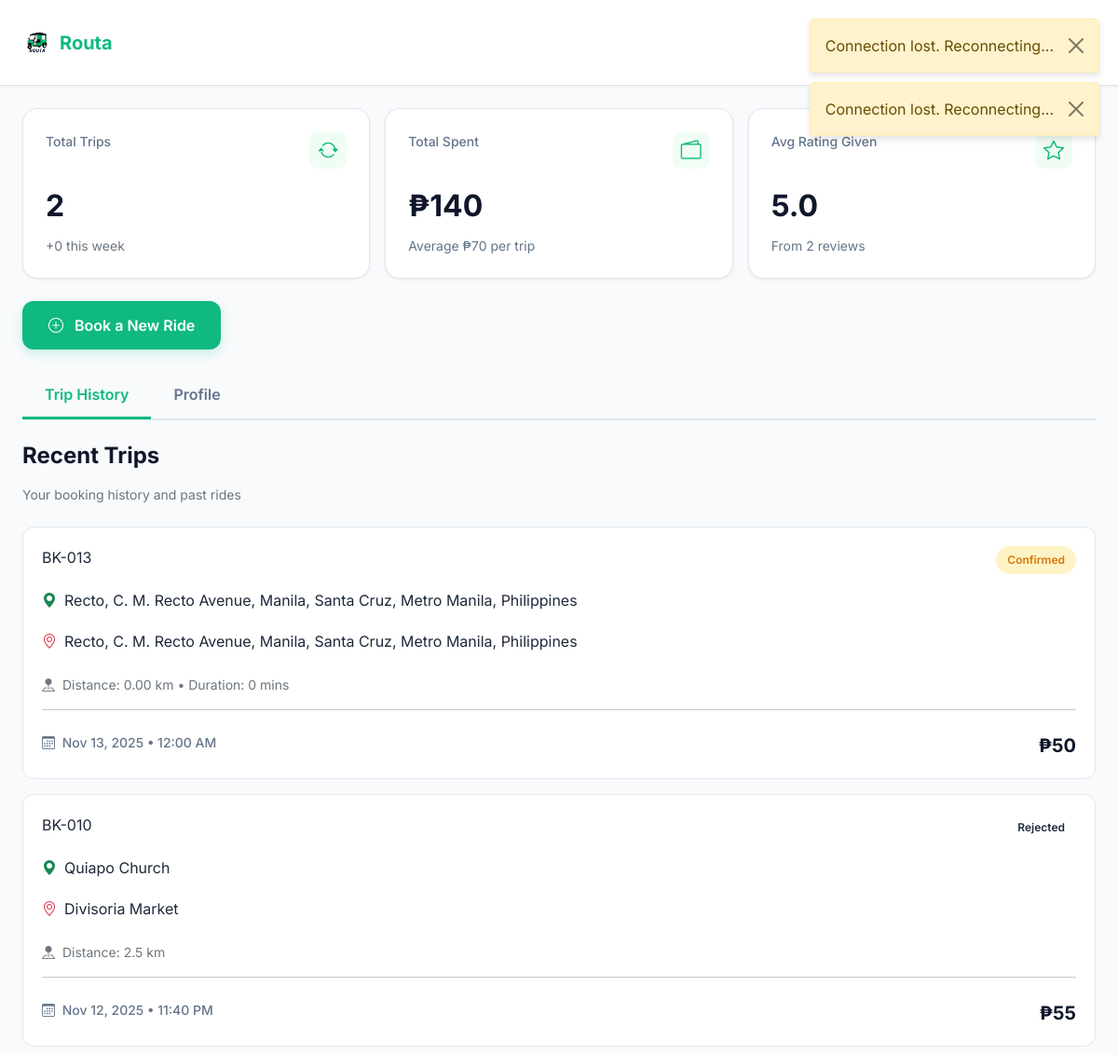
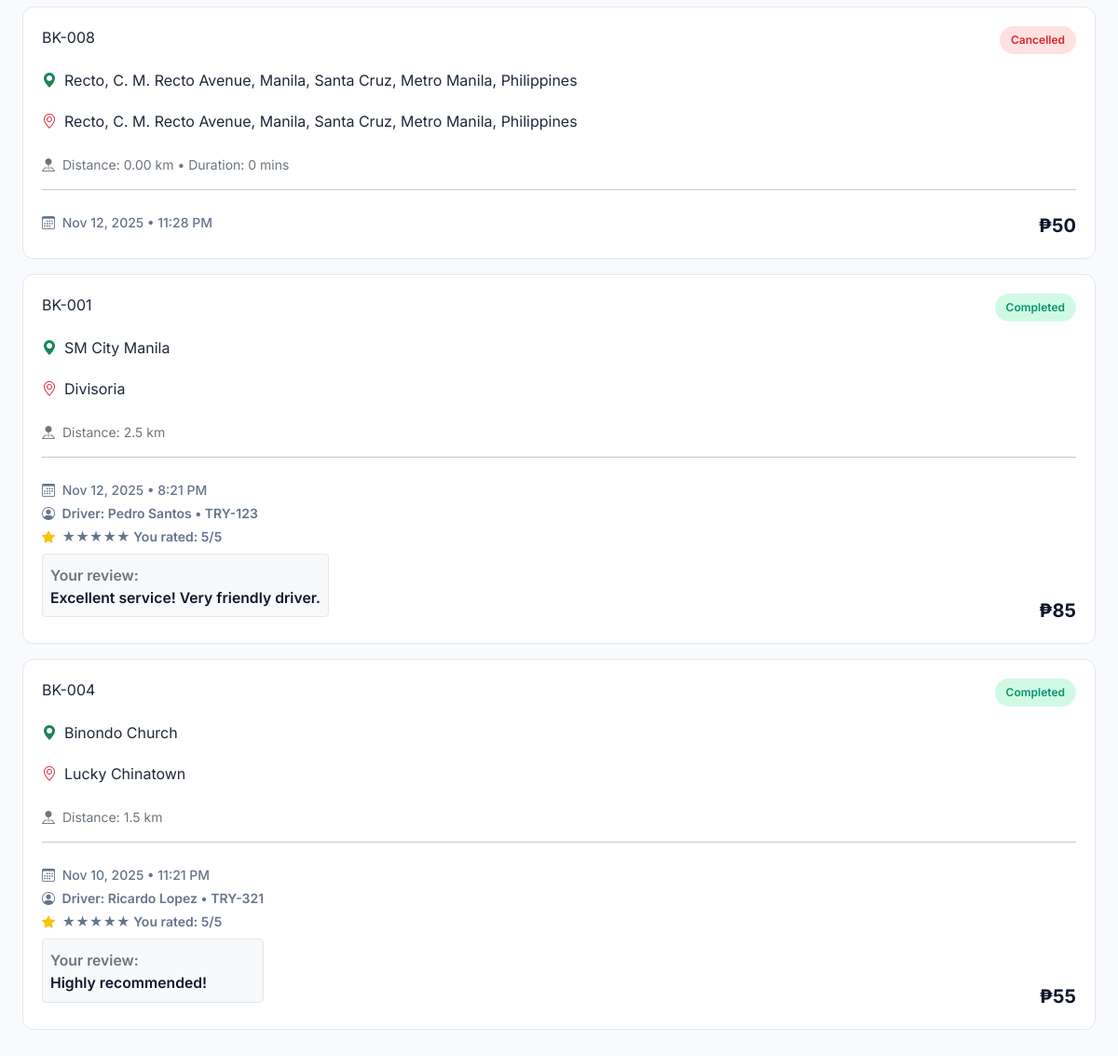
/userdashboard.php (signed in), run on the app's committed database (2 pictures, top to bottom).
### tables this page shows
CREATE TABLE `ride_history` (
  `id` int(11) NOT NULL,
  `user_id` int(11) NOT NULL,
  `driver_id` int(11) DEFAULT NULL,
  `assigned_at` timestamp NULL DEFAULT NULL,
  `accepted_at` timestamp NULL DEFAULT NULL,
  `started_at` timestamp NULL DEFAULT NULL,
  `driver_name` varchar(100) DEFAULT NULL,
  `pickup_location` varchar(255) NOT NULL,
  `destination` varchar(255) NOT NULL,
  `pickup_lat` decimal(10,7) DEFAULT NULL,
  `pickup_lng` decimal(10,7) DEFAULT NULL,
  `dropoff_lat` decimal(10,7) DEFAULT NULL,
  `dropoff_lng` decimal(10,7) DEFAULT NULL,
  `fare` decimal(10,2) NOT NULL,
  `distance` varchar(50) DEFAULT NULL,
  `payment_method` varchar(50) DEFAULT 'cash',
  `estimated_duration` varchar(50) DEFAULT NULL,
  `status` enum('pending','searching','driver_found','confirmed','arrived','in_progress','completed','cancelled','rejected') NOT NULL DEFAULT 'pending',
  `user_rating` int(11) DEFAULT NULL CHECK (`user_rating` between 1 and 5),
  `user_review` text DEFAULT NULL,
  `driver_rating` int(11) DEFAULT NULL CHECK (`driver_rating` between 1 and 5),
  `driver_review` text DEFAULT NULL,
  `driver_arrival_time` timestamp NULL DEFAULT NULL,
  `trip_start_time` timestamp NULL DEFAULT NULL,
  `trip_end_time` timestamp NULL DEFAULT NULL,
  `cancelled_by` enum('user','driver','admin','system') DEFAULT NULL,
  `cancel_reason` text DEFAULT NULL,
  `created_at` timestamp NOT NULL DEFAULT current_timestamp(),
  `completed_at` timestamp NULL DEFAULT NULL,
  `updated_at` timestamp NOT NULL DEFAULT current_timestamp() ON UPDATE current_timestamp()
);

CREATE TABLE `tricycle_drivers` (
  `id` int(11) NOT NULL,
  `name` varchar(100) NOT NULL,
  `email` varchar(100) NOT NULL,
  `password` varchar(255) NOT NULL,
  `phone` varchar(25) DEFAULT NULL,
  `plate_number` varchar(50) NOT NULL,
  `tricycle_number` varchar(20) DEFAULT NULL,
  `tricycle_model` varchar(100) DEFAULT NULL,
  `license_number` varchar(100) DEFAULT NULL,
  `is_verified` tinyint(1) DEFAULT 0,
  `rating` decimal(3,2) DEFAULT 5.00,
  `average_rating` decimal(3,2) DEFAULT 5.00,
  `total_ratings` int(11) DEFAULT 0,
  `current_lat` decimal(10,7) DEFAULT NULL,
  `current_lng` decimal(10,7) DEFAULT NULL,
  `last_location_update` timestamp NULL DEFAULT NULL,
  `status` enum('available','on_trip','offline','archived') DEFAULT 'offline',
  `total_trips_completed` int(11) DEFAULT 0,
  `total_earnings` decimal(10,2) DEFAULT 0.00,
  `acceptance_rate` decimal(5,2) DEFAULT 100.00,
  `cancellation_rate` decimal(5,2) DEFAULT 0.00,
  `created_at` timestamp NOT NULL DEFAULT current_timestamp(),
  `updated_at` timestamp NOT NULL DEFAULT current_timestamp() ON UPDATE current_timestamp(),
  `deleted_at` timestamp NULL DEFAULT NULL,
  `current_latitude` decimal(10,8) DEFAULT NULL,
  `current_longitude` decimal(11,8) DEFAULT NULL,
  `location_updated_at` timestamp NULL DEFAULT NULL,
  `is_online` tinyint(1) DEFAULT 0
);

### userdashboard.php (the view, shortened to what the rows shown need)
<?php
require_once 'php/config.php';
$userId = $_SESSION['user_id'];
$stmt = $pdo->prepare("
    SELECT r.*,
           d.name as driver_name,
           d.phone as driver_phone,
           d.plate_number,
           d.rating as driver_rating
    FROM ride_history r
    LEFT JOIN tricycle_drivers d ON r.driver_id = d.id
    WHERE r.user_id = ?
    ORDER BY r.created_at DESC
    LIMIT 10
");
$stmt->execute([$userId]);
$recentTrips = $stmt->fetchAll(PDO::FETCH_ASSOC);
?>
<!DOCTYPE html>
<html lang="en">
<head>
    <link href="https://cdn.jsdelivr.net/npm/bootstrap@5.1.3/dist/css/bootstrap.min.css" rel="stylesheet">
    <link rel="stylesheet" href="https://cdn.jsdelivr.net/npm/bootstrap-icons@1.11.3/font/bootstrap-icons.css">
    <link rel="stylesheet" href="https://cdn.jsdelivr.net/npm/bootstrap-icons@1.11.3/font/bootstrap-icons.min.css">
    <link rel="stylesheet" href="assets/css/userdashboard-clean.css">
</head>
<body>
    <div class="container-fluid px-4 py-4" style="max-width: 1400px; margin: 0 auto;">
        <div class="tab-content" id="dashboardTabsContent">
            <div class="tab-pane fade show active" id="trip-history" role="tabpanel">
                <div class="content-section">
                    <div class="trip-list">
                        <?php if (empty($recentTrips)): ?>
                            <div class="text-center py-5">
                                <i class="bi bi-inbox" style="font-size: 48px; color: #cbd5e1;"></i>
                                <p class="text-muted mt-3">No trips yet. Book your first ride!</p>
                            </div>
                        <?php else: ?>
                            <?php foreach ($recentTrips as $trip): ?>
                                <div class="trip-card">
                                    <div class="d-flex justify-content-between align-items-start mb-3">
                                        <div class="trip-id">BK-<?php echo str_pad($trip['id'], 3, '0', STR_PAD_LEFT); ?></div>
                                        <div class="trip-status status-<?php echo $trip['status']; ?>">
                                            <?php
                                                $statusLabels = [
                                                    'searching' => 'Searching Driver',
                                                    'driver_found' => 'Driver Found',
                                                    'confirmed' => 'Confirmed',
                                                    'arrived' => 'Driver Arrived',
                                                    'in_progress' => 'In Progress',
                                                    'completed' => 'Completed',
                                                    'cancelled' => 'Cancelled'
                                                ];
                                                echo $statusLabels[$trip['status']] ?? ucfirst($trip['status']);
                                            ?>
                                        </div>
                                    </div>
                                    <div class="trip-route mb-3">
                                        <div class="trip-location">
                                            <i class="bi bi-geo-alt-fill text-success"></i>
                                            <span><?php echo htmlspecialchars($trip['pickup_location']); ?></span>
                                        </div>
                                        <div class="trip-location destination">
                                            <i class="bi bi-geo-alt text-danger"></i>
                                            <span><?php echo htmlspecialchars($trip['destination']); ?></span>
                                        </div>
                                    </div>
                                    <?php if (!empty($trip['distance'])): ?>
                                        <div class="mb-2 text-muted small">
                                            <i class="bi bi-pin-map-fill me-1"></i>
                                            Distance: <?php echo htmlspecialchars($trip['distance']); ?>
                                            <?php if (!empty($trip['estimated_duration'])): ?>
                                                • Duration: <?php echo htmlspecialchars($trip['estimated_duration']); ?>
                                            <?php endif; ?>
                                        </div>
                                    <?php endif; ?>
                                    <hr class="my-3">
                                    <div class="d-flex justify-content-between align-items-end">
                                        <div class="trip-info">
                                            <div class="trip-date">
                                                <i class="bi bi-calendar3 me-1"></i>
                                                <?php
                                                    $date = new DateTime($trip['created_at']);
                                                    echo $date->format('M d, Y') . ' • ' . $date->format('g:i A');
                                                ?>
                                            </div>
                                            <?php if (!empty($trip['driver_name']) && $trip['status'] === 'completed'): ?>
                                                <div class="trip-driver mt-1">
                                                    <i class="bi bi-person-circle me-1"></i>
                                                    Driver: <?php echo htmlspecialchars($trip['driver_name']); ?>
                                                    <?php if (!empty($trip['plate_number'])): ?>
                                                        • <?php echo htmlspecialchars($trip['plate_number']); ?>
                                                    <?php endif; ?>
                                                </div>
                                                <?php if (!empty($trip['user_rating'])): ?>
                                                    <div class="trip-rating mt-1">
                                                        <i class="bi bi-star-fill text-warning me-1"></i>
                                                        <?php
                                                        $userRating = intval($trip['user_rating']);
                                                        for ($i = 1; $i <= 5; $i++) {
                                                            echo $i <= $userRating ? '★' : '☆';
                                                        }
                                                        echo ' You rated: ' . $userRating . '/5';
                                                        ?>
                                                    </div>
                                                <?php endif; ?>
                                                <?php if (!empty($trip['user_review'])): ?>
                                                    <div class="mt-2 p-2 bg-light rounded">
                                                        <small class="text-muted">Your review:</small>
                                                        <p class="mb-0 small"><?php echo htmlspecialchars($trip['user_review']); ?></p>
                                                    </div>
                                                <?php endif; ?>
                                            <?php endif; ?>
                                        </div>
                                        <div class="trip-fare">₱<?php echo number_format($trip['fare'], 0); ?></div>
                                    </div>
                                </div>
                            <?php endforeach; ?>
                        <?php endif; ?>
                    </div>
                </div>
            </div>
        </div>
    </div>
    <link rel="stylesheet" href="https://unpkg.com/leaflet@1.9.4/dist/leaflet.css" />
    <link rel="stylesheet" href="https://unpkg.com/leaflet-control-geocoder@2.4.0/dist/Control.Geocoder.css" />
</body>
</html>

### data on the page
ride_history: id "013", status "Confirmed", pickup_location "Recto, C. M. Recto Avenue, Manila, Santa Cruz, Metro Manila, Philippines", destination "Recto, C. M. Recto Avenue, Manila, Santa Cruz, Metro Manila, Philippines", distance "0.00 km", estimated_duration "0 mins", created_at "Nov 13, 2025", created_at "12:00 AM", fare "50"
ride_history: id "010", status "Rejected", pickup_location "Quiapo Church", destination "Divisoria Market", distance "2.5 km", created_at "Nov 12, 2025", created_at "11:40 PM", fare "55"
ride_history: id "008", status "Cancelled", pickup_location "Recto, C. M. Recto Avenue, Manila, Santa Cruz, Metro Manila, Philippines", destination "Recto, C. M. Recto Avenue, Manila, Santa Cruz, Metro Manila, Philippines", distance "0.00 km", estimated_duration "0 mins", created_at "Nov 12, 2025", created_at "11:28 PM", fare "50"
ride_history: id "001", status "Completed", pickup_location "SM City Manila", destination "Divisoria", distance "2.5 km", created_at "Nov 12, 2025", created_at "8:21 PM", driver.name "Pedro Santos", driver.plate_number "TRY-123", user_rating "5", user_review "Excellent service! Very friendly driver.", fare "85"
ride_history: id "004", status "Completed", pickup_location "Binondo Church", destination "Lucky Chinatown", distance "1.5 km", created_at "Nov 10, 2025", created_at "11:21 PM", driver.name "Ricardo Lopez", driver.plate_number "TRY-321", user_rating "5", user_review "Highly recommended!", fare "55"

### other printed values
$totalTrips "2"
$weekTrips "0"
$totalSpent "140"
$totalSpent / $totalTrips "70"
$avgRating "5.0"
$ratingCount "2"
